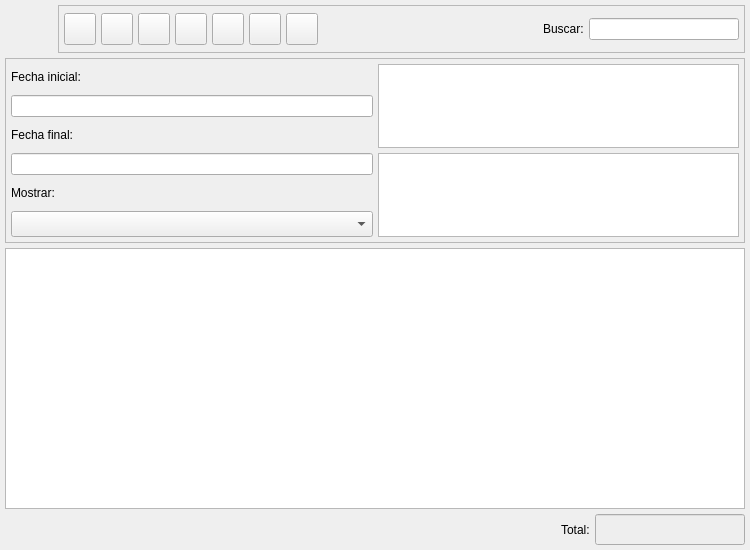
<ui version="4.0" >
 <author>Tomeu Borras Riera</author>
 <class>PresupuestosListBase</class>
 <widget class="QWidget" name="PresupuestosListBase" >
  <property name="enabled" >
   <bool>true</bool>
  </property>
  <property name="geometry" >
   <rect>
    <x>0</x>
    <y>0</y>
    <width>750</width>
    <height>550</height>
   </rect>
  </property>
  <property name="windowTitle" >
   <string>Presupuestos a clientes</string>
  </property>
  <property name="windowIcon" >
   <iconset resource="../../../bulmages.qrc" >
    <normaloff>:/Images/client-quote-list.svg</normaloff>:/Images/client-quote-list.svg</iconset>
  </property>
  <layout class="QGridLayout" >
   <property name="margin" >
    <number>5</number>
   </property>
   <property name="spacing" >
    <number>5</number>
   </property>
   <item row="0" column="0" >
    <layout class="QHBoxLayout" >
     <property name="spacing" >
      <number>5</number>
     </property>
     <property name="margin" >
      <number>0</number>
     </property>
     <item>
      <widget class="QLabel" name="label" >
       <property name="minimumSize" >
        <size>
         <width>48</width>
         <height>48</height>
        </size>
       </property>
       <property name="maximumSize" >
        <size>
         <width>48</width>
         <height>48</height>
        </size>
       </property>
       <property name="text" >
        <string/>
       </property>
       <property name="pixmap" >
        <pixmap resource="../../../bulmages.qrc" >:/Images/client-quote-list.svg</pixmap>
       </property>
       <property name="scaledContents" >
        <bool>true</bool>
       </property>
      </widget>
     </item>
     <item>
      <widget class="QFrame" name="m_botonera" >
       <property name="frameShape" >
        <enum>QFrame::StyledPanel</enum>
       </property>
       <property name="frameShadow" >
        <enum>QFrame::Raised</enum>
       </property>
       <layout class="QHBoxLayout" >
        <property name="spacing" >
         <number>5</number>
        </property>
        <property name="margin" >
         <number>5</number>
        </property>
        <item>
         <widget class="QToolButton" name="mui_crear" >
          <property name="minimumSize" >
           <size>
            <width>32</width>
            <height>32</height>
           </size>
          </property>
          <property name="maximumSize" >
           <size>
            <width>32</width>
            <height>32</height>
           </size>
          </property>
          <property name="toolTip" >
           <string>Nuevo presupuesto</string>
          </property>
          <property name="whatsThis" >
           <string>Nuevo presupuesto</string>
          </property>
          <property name="text" >
           <string/>
          </property>
          <property name="icon" >
           <iconset resource="../../../bulmages.qrc" >
            <normaloff>:/Images/document-new.svg</normaloff>:/Images/document-new.svg</iconset>
          </property>
          <property name="iconSize" >
           <size>
            <width>32</width>
            <height>32</height>
           </size>
          </property>
          <property name="shortcut" >
           <string>Ctrl+N</string>
          </property>
         </widget>
        </item>
        <item>
         <widget class="QToolButton" name="mui_editar" >
          <property name="minimumSize" >
           <size>
            <width>32</width>
            <height>32</height>
           </size>
          </property>
          <property name="maximumSize" >
           <size>
            <width>32</width>
            <height>32</height>
           </size>
          </property>
          <property name="toolTip" >
           <string>Editar presupuesto</string>
          </property>
          <property name="whatsThis" >
           <string>Editar presupuesto</string>
          </property>
          <property name="text" >
           <string/>
          </property>
          <property name="icon" >
           <iconset resource="../../../bulmages.qrc" >
            <normaloff>:/Images/document-open.svg</normaloff>:/Images/document-open.svg</iconset>
          </property>
          <property name="iconSize" >
           <size>
            <width>32</width>
            <height>32</height>
           </size>
          </property>
          <property name="shortcut" >
           <string>Ctrl+E</string>
          </property>
         </widget>
        </item>
        <item>
         <widget class="QToolButton" name="mui_borrar" >
          <property name="minimumSize" >
           <size>
            <width>32</width>
            <height>32</height>
           </size>
          </property>
          <property name="maximumSize" >
           <size>
            <width>32</width>
            <height>32</height>
           </size>
          </property>
          <property name="toolTip" >
           <string>Borrar presupuesto</string>
          </property>
          <property name="whatsThis" >
           <string>Borrar presupuesto</string>
          </property>
          <property name="text" >
           <string/>
          </property>
          <property name="icon" >
           <iconset resource="../../../bulmages.qrc" >
            <normaloff>:/Images/edit-delete.svg</normaloff>:/Images/edit-delete.svg</iconset>
          </property>
          <property name="iconSize" >
           <size>
            <width>32</width>
            <height>32</height>
           </size>
          </property>
          <property name="shortcut" >
           <string>Ctrl+D</string>
          </property>
         </widget>
        </item>
        <item>
         <widget class="QToolButton" name="mui_imprimir" >
          <property name="minimumSize" >
           <size>
            <width>32</width>
            <height>32</height>
           </size>
          </property>
          <property name="maximumSize" >
           <size>
            <width>32</width>
            <height>32</height>
           </size>
          </property>
          <property name="toolTip" >
           <string>Imprimir listado</string>
          </property>
          <property name="whatsThis" >
           <string>Imprimir listado</string>
          </property>
          <property name="text" >
           <string/>
          </property>
          <property name="icon" >
           <iconset resource="../../../bulmages.qrc" >
            <normaloff>:/Images/document-print.svg</normaloff>:/Images/document-print.svg</iconset>
          </property>
          <property name="iconSize" >
           <size>
            <width>32</width>
            <height>32</height>
           </size>
          </property>
          <property name="shortcut" >
           <string>Ctrl+P</string>
          </property>
         </widget>
        </item>
        <item>
         <widget class="QToolButton" name="mui_filtrar" >
          <property name="minimumSize" >
           <size>
            <width>32</width>
            <height>32</height>
           </size>
          </property>
          <property name="maximumSize" >
           <size>
            <width>32</width>
            <height>32</height>
           </size>
          </property>
          <property name="toolTip" >
           <string>Filtrar pedidos</string>
          </property>
          <property name="whatsThis" >
           <string>Filtrar pedidos</string>
          </property>
          <property name="text" >
           <string/>
          </property>
          <property name="icon" >
           <iconset resource="../../../bulmages.qrc" >
            <normaloff>:/Images/edit-find.svg</normaloff>:/Images/edit-find.svg</iconset>
          </property>
          <property name="iconSize" >
           <size>
            <width>32</width>
            <height>32</height>
           </size>
          </property>
          <property name="checkable" >
           <bool>true</bool>
          </property>
         </widget>
        </item>
        <item>
         <widget class="QToolButton" name="mui_configurar" >
          <property name="minimumSize" >
           <size>
            <width>32</width>
            <height>32</height>
           </size>
          </property>
          <property name="maximumSize" >
           <size>
            <width>32</width>
            <height>32</height>
           </size>
          </property>
          <property name="toolTip" >
           <string>Configurar listado</string>
          </property>
          <property name="whatsThis" >
           <string>Configurar listado</string>
          </property>
          <property name="text" >
           <string/>
          </property>
          <property name="icon" >
           <iconset resource="../../../bulmages.qrc" >
            <normaloff>:/Images/document-properties.svg</normaloff>:/Images/document-properties.svg</iconset>
          </property>
          <property name="iconSize" >
           <size>
            <width>32</width>
            <height>32</height>
           </size>
          </property>
          <property name="checkable" >
           <bool>true</bool>
          </property>
         </widget>
        </item>
        <item>
         <widget class="QToolButton" name="mui_actualizar" >
          <property name="minimumSize" >
           <size>
            <width>32</width>
            <height>32</height>
           </size>
          </property>
          <property name="maximumSize" >
           <size>
            <width>32</width>
            <height>32</height>
           </size>
          </property>
          <property name="toolTip" >
           <string>Actualizar listado</string>
          </property>
          <property name="whatsThis" >
           <string>Actualizar listado</string>
          </property>
          <property name="text" >
           <string/>
          </property>
          <property name="icon" >
           <iconset resource="../../../bulmages.qrc" >
            <normaloff>:/Images/view-refresh.svg</normaloff>:/Images/view-refresh.svg</iconset>
          </property>
          <property name="iconSize" >
           <size>
            <width>32</width>
            <height>32</height>
           </size>
          </property>
          <property name="shortcut" >
           <string>F5</string>
          </property>
         </widget>
        </item>
        <item>
         <widget class="QFrame" name="mui_plugbotones" >
          <property name="sizePolicy" >
           <sizepolicy vsizetype="Fixed" hsizetype="Fixed" >
            <horstretch>0</horstretch>
            <verstretch>0</verstretch>
           </sizepolicy>
          </property>
          <property name="frameShape" >
           <enum>QFrame::NoFrame</enum>
          </property>
          <property name="frameShadow" >
           <enum>QFrame::Plain</enum>
          </property>
          <property name="lineWidth" >
           <number>0</number>
          </property>
         </widget>
        </item>
        <item>
         <spacer>
          <property name="orientation" >
           <enum>Qt::Horizontal</enum>
          </property>
          <property name="sizeType" >
           <enum>QSizePolicy::Expanding</enum>
          </property>
          <property name="sizeHint" stdset="0" >
           <size>
            <width>91</width>
            <height>34</height>
           </size>
          </property>
         </spacer>
        </item>
        <item>
         <widget class="QLabel" name="textLabel1_2" >
          <property name="text" >
           <string>Buscar:</string>
          </property>
         </widget>
        </item>
        <item>
         <widget class="QLineEdit" name="m_filtro" >
          <property name="minimumSize" >
           <size>
            <width>150</width>
            <height>0</height>
           </size>
          </property>
          <property name="maximumSize" >
           <size>
            <width>150</width>
            <height>16777215</height>
           </size>
          </property>
         </widget>
        </item>
       </layout>
      </widget>
     </item>
    </layout>
   </item>
   <item row="1" column="0" >
    <widget class="QFrame" name="m_busqueda" >
     <property name="sizePolicy" >
      <sizepolicy vsizetype="Preferred" hsizetype="Expanding" >
       <horstretch>0</horstretch>
       <verstretch>0</verstretch>
      </sizepolicy>
     </property>
     <property name="minimumSize" >
      <size>
       <width>16</width>
       <height>185</height>
      </size>
     </property>
     <property name="frameShape" >
      <enum>QFrame::StyledPanel</enum>
     </property>
     <property name="frameShadow" >
      <enum>QFrame::Raised</enum>
     </property>
     <layout class="QGridLayout" >
      <property name="margin" >
       <number>5</number>
      </property>
      <property name="spacing" >
       <number>5</number>
      </property>
      <item row="0" column="0" >
       <widget class="QLabel" name="textLabel1_4" >
        <property name="text" >
         <string>Fecha inicial:</string>
        </property>
       </widget>
      </item>
      <item rowspan="3" row="0" column="1" >
       <widget class="BfBuscarArticulo" name="m_articulo" >
        <property name="sizePolicy" >
         <sizepolicy vsizetype="Ignored" hsizetype="Expanding" >
          <horstretch>0</horstretch>
          <verstretch>0</verstretch>
         </sizepolicy>
        </property>
       </widget>
      </item>
      <item row="1" column="0" >
       <widget class="BlDateSearch" name="m_fechain" >
        <property name="sizePolicy" >
         <sizepolicy vsizetype="Fixed" hsizetype="MinimumExpanding" >
          <horstretch>0</horstretch>
          <verstretch>0</verstretch>
         </sizepolicy>
        </property>
        <property name="minimumSize" >
         <size>
          <width>150</width>
          <height>0</height>
         </size>
        </property>
       </widget>
      </item>
      <item row="2" column="0" >
       <widget class="QLabel" name="textLabel1_4_2" >
        <property name="text" >
         <string>Fecha final:</string>
        </property>
       </widget>
      </item>
      <item row="3" column="0" >
       <widget class="BlDateSearch" name="m_fechafin" >
        <property name="sizePolicy" >
         <sizepolicy vsizetype="Fixed" hsizetype="MinimumExpanding" >
          <horstretch>0</horstretch>
          <verstretch>0</verstretch>
         </sizepolicy>
        </property>
        <property name="minimumSize" >
         <size>
          <width>150</width>
          <height>0</height>
         </size>
        </property>
       </widget>
      </item>
      <item rowspan="3" row="3" column="1" >
       <widget class="BlSearchWidget" name="m_cliente" >
        <property name="sizePolicy" >
         <sizepolicy vsizetype="Ignored" hsizetype="Expanding" >
          <horstretch>0</horstretch>
          <verstretch>0</verstretch>
         </sizepolicy>
        </property>
       </widget>
      </item>
      <item row="4" column="0" >
       <widget class="QLabel" name="label_2" >
        <property name="text" >
         <string>Mostrar:</string>
        </property>
        <property name="alignment" >
         <set>Qt::AlignLeading|Qt::AlignLeft|Qt::AlignVCenter</set>
        </property>
        <property name="buddy" >
         <cstring>mui_procesada</cstring>
        </property>
       </widget>
      </item>
      <item row="5" column="0" >
       <widget class="QComboBox" name="mui_procesada" >
        <property name="sizePolicy" >
         <sizepolicy vsizetype="Preferred" hsizetype="MinimumExpanding" >
          <horstretch>0</horstretch>
          <verstretch>0</verstretch>
         </sizepolicy>
        </property>
        <property name="minimumSize" >
         <size>
          <width>150</width>
          <height>0</height>
         </size>
        </property>
        <property name="focusPolicy" >
         <enum>Qt::StrongFocus</enum>
        </property>
        <property name="frame" >
         <bool>true</bool>
        </property>
       </widget>
      </item>
     </layout>
    </widget>
   </item>
   <item row="2" column="0" >
    <widget class="PresupuestoListSubForm" name="mui_list" />
   </item>
   <item row="3" column="0" >
    <layout class="QHBoxLayout" >
     <property name="spacing" >
      <number>5</number>
     </property>
     <property name="margin" >
      <number>0</number>
     </property>
     <item>
      <spacer>
       <property name="orientation" >
        <enum>Qt::Horizontal</enum>
       </property>
       <property name="sizeType" >
        <enum>QSizePolicy::Expanding</enum>
       </property>
       <property name="sizeHint" stdset="0" >
        <size>
         <width>340</width>
         <height>21</height>
        </size>
       </property>
      </spacer>
     </item>
     <item>
      <widget class="QLabel" name="textLabel1_3" >
       <property name="text" >
        <string>Total:</string>
       </property>
      </widget>
     </item>
     <item>
      <widget class="QLineEdit" name="m_total" >
       <property name="enabled" >
        <bool>true</bool>
       </property>
       <property name="sizePolicy" >
        <sizepolicy vsizetype="Fixed" hsizetype="Fixed" >
         <horstretch>0</horstretch>
         <verstretch>0</verstretch>
        </sizepolicy>
       </property>
       <property name="minimumSize" >
        <size>
         <width>150</width>
         <height>0</height>
        </size>
       </property>
       <property name="maximumSize" >
        <size>
         <width>150</width>
         <height>16777215</height>
        </size>
       </property>
       <property name="palette" >
        <palette>
         <active>
          <colorrole role="Base" >
           <brush brushstyle="SolidPattern" >
            <color alpha="255" >
             <red>238</red>
             <green>238</green>
             <blue>238</blue>
            </color>
           </brush>
          </colorrole>
         </active>
         <inactive>
          <colorrole role="Base" >
           <brush brushstyle="SolidPattern" >
            <color alpha="255" >
             <red>238</red>
             <green>238</green>
             <blue>238</blue>
            </color>
           </brush>
          </colorrole>
         </inactive>
         <disabled>
          <colorrole role="Base" >
           <brush brushstyle="SolidPattern" >
            <color alpha="255" >
             <red>255</red>
             <green>255</green>
             <blue>255</blue>
            </color>
           </brush>
          </colorrole>
         </disabled>
        </palette>
       </property>
       <property name="font" >
        <font>
         <family>Sans Serif</family>
         <pointsize>12</pointsize>
         <weight>75</weight>
         <italic>false</italic>
         <bold>true</bold>
         <underline>false</underline>
         <strikeout>false</strikeout>
        </font>
       </property>
       <property name="alignment" >
        <set>Qt::AlignRight</set>
       </property>
       <property name="readOnly" >
        <bool>true</bool>
       </property>
      </widget>
     </item>
    </layout>
   </item>
  </layout>
 </widget>
 <layoutdefault spacing="3" margin="5" />
 <customwidgets>
  <customwidget>
   <class>BlDateSearch</class>
   <extends>QLineEdit</extends>
   <header>../../bulmalib/src/bldatesearch.h</header>
  </customwidget>
  <customwidget>
   <class>PresupuestoListSubForm</class>
   <extends>QTableWidget</extends>
   <header>presupuestolist.h</header>
  </customwidget>
  <customwidget>
   <class>BfBuscarArticulo</class>
   <extends>QTextEdit</extends>
   <header>bfbuscararticulo.h</header>
  </customwidget>
  <customwidget>
   <class>BlSearchWidget</class>
   <extends>QTextEdit</extends>
   <header>blsearchwidget.h</header>
  </customwidget>
 </customwidgets>
 <resources>
  <include location="../../../bulmages.qrc" />
 </resources>
 <connections>
  <connection>
   <sender>mui_filtrar</sender>
   <signal>toggled(bool)</signal>
   <receiver>m_busqueda</receiver>
   <slot>setShown(bool)</slot>
   <hints>
    <hint type="sourcelabel" >
     <x>241</x>
     <y>40</y>
    </hint>
    <hint type="destinationlabel" >
     <x>230</x>
     <y>73</y>
    </hint>
   </hints>
  </connection>
 </connections>
</ui>
